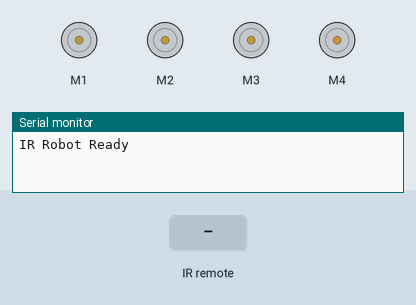
Bench run of a sketch on a simulated Arduino Uno, built with avr-gcc and run on an emulated ATmega328P. Parts: 4 × DC motor (green arrow = forward, orange = backward, longer = faster), the last lines printed to the serial monitor. The inputs (shaded band) are chosen by the test bench.

Above: at 1.2 s.
1.3 s: infrared code 0xB946FF00 received
At 2.2 s:
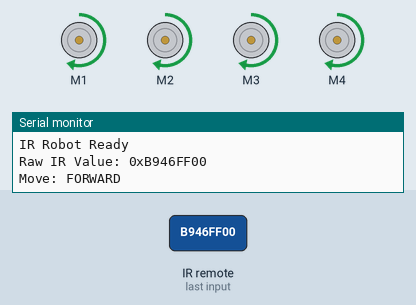
2.8 s: infrared code 0xBB44FF00 received
At 3.3 s:
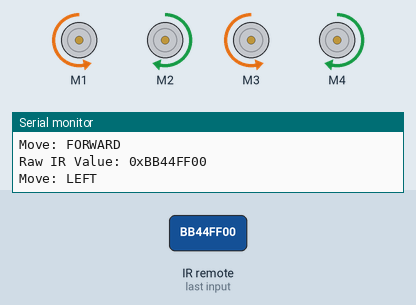
4.3 s: infrared code 0xBC43FF00 received
At 5.5 s:
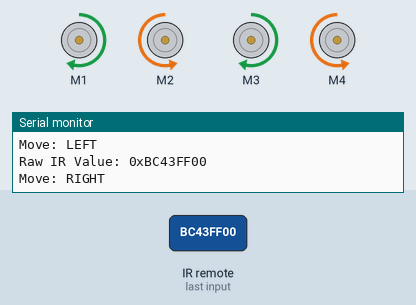
5.8 s: infrared code 0xE916FF00 received
At 6.8 s:
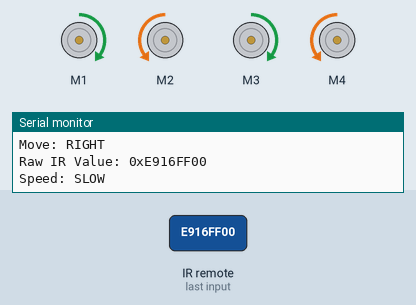
7.3 s: infrared code 0xF20DFF00 received
At 7.9 s:
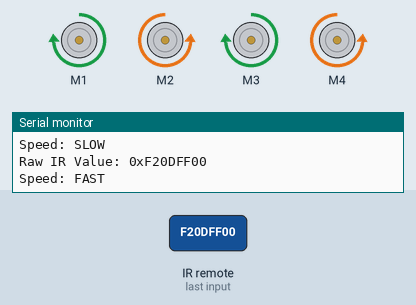
8.8 s: infrared code 0xB946FF00 received
At 9.1 s:
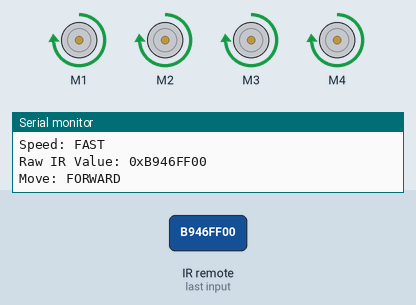
Timing chart, 0 to 11.3 s (numbered marks = the images above; inputs shaded):
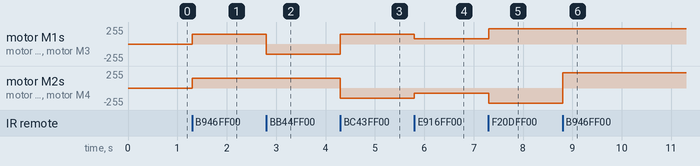

The sketch:

2car_copy_20260204032206.ino
```cpp
#include <IRremote.h>
#include <AFMotor.h>  // L293D motor shield

#define IR_RECEIVE_PIN 9  // IR module connected to SER1 Y pin

// LAFVIN remote raw values
#define RAW_UP     0xB946FF00
#define RAW_DOWN   0x5A1D7462
#define RAW_LEFT   0xBB44FF00
#define RAW_RIGHT  0xBC43FF00
#define RAW_OK     0xBF40FF00
#define RAW_SPEED1 0xE916FF00
#define RAW_SPEED2 0xE619FF00
#define RAW_SPEED3 0xF20DFF00

// Motors
AF_DCMotor motor1(1); // Front Left
AF_DCMotor motor2(2); // Front Right
AF_DCMotor motor3(3); // Back Left
AF_DCMotor motor4(4); // Back Right

int motorSpeed = 150; // Default speed (0-255)

void setup() {
  Serial.begin(9600);
  IrReceiver.begin(IR_RECEIVE_PIN, ENABLE_LED_FEEDBACK);
  Serial.println("IR Robot Ready");
  setAllMotorsSpeed(motorSpeed);
}

void loop() {
  if (IrReceiver.decode()) {
    if (!(IrReceiver.decodedIRData.flags & IRDATA_FLAGS_IS_REPEAT)) {
      uint32_t rawValue = IrReceiver.decodedIRData.decodedRawData;
      Serial.print("Raw IR Value: 0x");
      Serial.println(rawValue, HEX);

      handleIR(rawValue);
    }
    IrReceiver.resume();
  }
}

// Handle IR commands
void handleIR(uint32_t rawValue) {
  // Speed buttons
  if (rawValue == RAW_SPEED1) { motorSpeed = 80;  setAllMotorsSpeed(motorSpeed); Serial.println("Speed: SLOW"); return; }
  if (rawValue == RAW_SPEED2) { motorSpeed = 150; setAllMotorsSpeed(motorSpeed); Serial.println("Speed: MEDIUM"); return; }
  if (rawValue == RAW_SPEED3) { motorSpeed = 230; setAllMotorsSpeed(motorSpeed); Serial.println("Speed: FAST"); return; }

  // Movement buttons
  if (rawValue == RAW_UP)    { moveForward();  Serial.println("Move: FORWARD"); return; }
  if (rawValue == RAW_DOWN)  { moveBackward(); Serial.println("Move: BACKWARD"); return; }
  if (rawValue == RAW_LEFT)  { turnLeft();     Serial.println("Move: LEFT"); return; }
  if (rawValue == RAW_RIGHT) { turnRight();    Serial.println("Move: RIGHT"); return; }

  // Stop button
  if (rawValue == RAW_OK)    { stopMotors();   Serial.println("STOP"); return; }
}

// Motor functions
void setAllMotorsSpeed(int speedVal) {
  motor1.setSpeed(speedVal);
  motor2.setSpeed(speedVal);
  motor3.setSpeed(speedVal);
  motor4.setSpeed(speedVal);
}

void moveForward() {
  motor1.run(FORWARD); motor2.run(FORWARD);
  motor3.run(FORWARD); motor4.run(FORWARD);
}

void moveBackward() {
  motor1.run(BACKWARD); motor2.run(BACKWARD);
  motor3.run(BACKWARD); motor4.run(BACKWARD);
}

void turnLeft() {
  motor1.run(BACKWARD); motor2.run(FORWARD);
  motor3.run(BACKWARD); motor4.run(FORWARD);
}

void turnRight() {
  motor1.run(FORWARD); motor2.run(BACKWARD);
  motor3.run(FORWARD); motor4.run(BACKWARD);
}

void stopMotors() {
  motor1.run(RELEASE);
  motor2.run(RELEASE);
  motor3.run(RELEASE);
  motor4.run(RELEASE);
}
```

Measured:
- after the input at 1.3 s, motor M1–4: stopped → forward 150/255 at once
- after the input at 2.8 s, motor M1, motor M3: forward 150/255 → backward 150/255 at once
- after the input at 4.3 s, motor M1, motor M3: backward 150/255 → forward 150/255 at once; motor M2, motor M4: forward 150/255 → backward 150/255 at once
- after the input at 5.8 s, motor M1, motor M3: forward 150/255 → forward 80/255 at once; motor M2, motor M4: backward 150/255 → backward 80/255 at once
- after the input at 7.3 s, motor M1, motor M3: forward 80/255 → forward 230/255 at once; motor M2, motor M4: backward 80/255 → backward 230/255 at once
- after the input at 8.8 s, motor M2, motor M4: backward 230/255 → forward 230/255 at once
